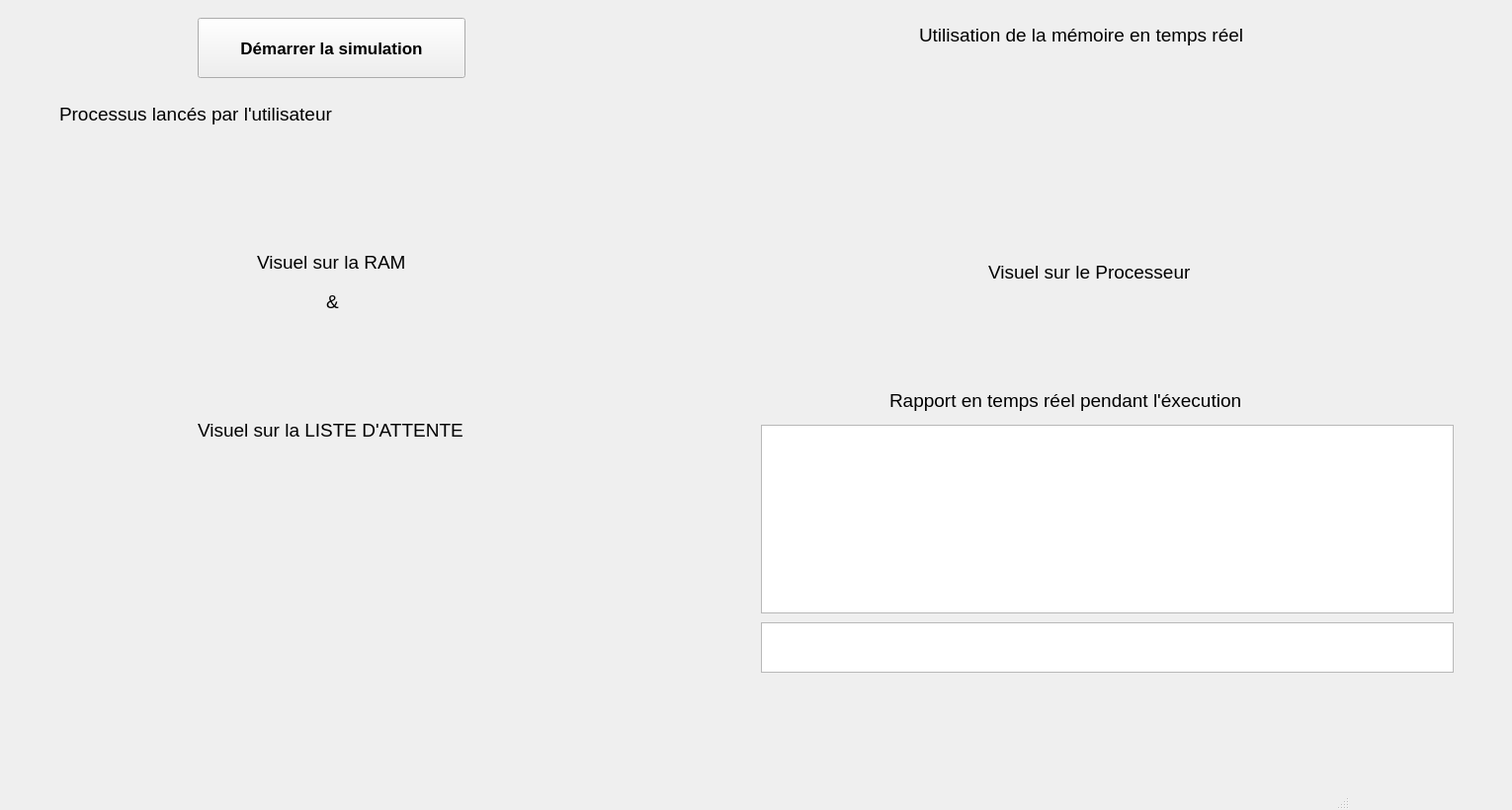
<?xml version="1.0" encoding="UTF-8"?>
<ui version="4.0">
 <class>MainWindow</class>
 <widget class="QMainWindow" name="MainWindow">
  <property name="geometry">
   <rect>
    <x>0</x>
    <y>0</y>
    <width>1530</width>
    <height>820</height>
   </rect>
  </property>
  <property name="minimumSize">
   <size>
    <width>1530</width>
    <height>820</height>
   </size>
  </property>
  <property name="maximumSize">
   <size>
    <width>1530</width>
    <height>820</height>
   </size>
  </property>
  <property name="windowTitle">
   <string>Simulation de la planification des processus</string>
  </property>
  <property name="windowIcon">
   <iconset theme="QIcon::ThemeIcon::MediaPlaylistShuffle"/>
  </property>
  <property name="windowOpacity">
   <double>1.000000000000000</double>
  </property>
  <widget class="QWidget" name="centralwidget">
   <widget class="QLabel" name="label">
    <property name="geometry">
     <rect>
      <x>60</x>
      <y>100</y>
      <width>331</width>
      <height>31</height>
     </rect>
    </property>
    <property name="font">
     <font>
      <pointsize>14</pointsize>
     </font>
    </property>
    <property name="text">
     <string>Processus lancés par l'utilisateur</string>
    </property>
   </widget>
   <widget class="QLabel" name="heures">
    <property name="geometry">
     <rect>
      <x>780</x>
      <y>0</y>
      <width>101</width>
      <height>41</height>
     </rect>
    </property>
    <property name="font">
     <font>
      <pointsize>15</pointsize>
      <bold>true</bold>
     </font>
    </property>
    <property name="text">
     <string/>
    </property>
   </widget>
   <widget class="QLabel" name="label_2">
    <property name="geometry">
     <rect>
      <x>260</x>
      <y>250</y>
      <width>181</width>
      <height>31</height>
     </rect>
    </property>
    <property name="font">
     <font>
      <pointsize>14</pointsize>
     </font>
    </property>
    <property name="text">
     <string>Visuel sur la RAM</string>
    </property>
   </widget>
   <widget class="QLabel" name="label_3">
    <property name="geometry">
     <rect>
      <x>200</x>
      <y>420</y>
      <width>301</width>
      <height>31</height>
     </rect>
    </property>
    <property name="font">
     <font>
      <pointsize>14</pointsize>
     </font>
    </property>
    <property name="text">
     <string>Visuel sur la LISTE D'ATTENTE</string>
    </property>
   </widget>
   <widget class="QLabel" name="label_4">
    <property name="geometry">
     <rect>
      <x>1000</x>
      <y>260</y>
      <width>241</width>
      <height>31</height>
     </rect>
    </property>
    <property name="font">
     <font>
      <pointsize>14</pointsize>
     </font>
    </property>
    <property name="text">
     <string>Visuel sur le Processeur</string>
    </property>
   </widget>
   <widget class="QPushButton" name="demarrer">
    <property name="geometry">
     <rect>
      <x>200</x>
      <y>18</y>
      <width>271</width>
      <height>61</height>
     </rect>
    </property>
    <property name="font">
     <font>
      <pointsize>13</pointsize>
      <bold>true</bold>
     </font>
    </property>
    <property name="text">
     <string>Démarrer la simulation</string>
    </property>
   </widget>
   <widget class="QLabel" name="label_5">
    <property name="geometry">
     <rect>
      <x>900</x>
      <y>390</y>
      <width>441</width>
      <height>31</height>
     </rect>
    </property>
    <property name="font">
     <font>
      <pointsize>14</pointsize>
     </font>
    </property>
    <property name="text">
     <string>Rapport en temps réel pendant l'éxecution</string>
    </property>
   </widget>
   <widget class="QWidget" name="chartContainer" native="true">
    <property name="geometry">
     <rect>
      <x>820</x>
      <y>60</y>
      <width>651</width>
      <height>201</height>
     </rect>
    </property>
   </widget>
   <widget class="QLabel" name="label_6">
    <property name="geometry">
     <rect>
      <x>930</x>
      <y>20</y>
      <width>401</width>
      <height>31</height>
     </rect>
    </property>
    <property name="font">
     <font>
      <pointsize>14</pointsize>
     </font>
    </property>
    <property name="text">
     <string>Utilisation de la mémoire en temps réel</string>
    </property>
   </widget>
   <widget class="QLabel" name="sauvegarde">
    <property name="geometry">
     <rect>
      <x>370</x>
      <y>290</y>
      <width>261</width>
      <height>31</height>
     </rect>
    </property>
    <property name="font">
     <font>
      <pointsize>14</pointsize>
     </font>
    </property>
    <property name="text">
     <string/>
    </property>
   </widget>
   <widget class="QWidget" name="widget" native="true">
    <property name="geometry">
     <rect>
      <x>20</x>
      <y>140</y>
      <width>691</width>
      <height>81</height>
     </rect>
    </property>
    <widget class="QWidget" name="gridLayoutWidget">
     <property name="geometry">
      <rect>
       <x>0</x>
       <y>0</y>
       <width>691</width>
       <height>81</height>
      </rect>
     </property>
     <layout class="QGridLayout" name="gridLayout"/>
    </widget>
   </widget>
   <widget class="QWidget" name="widget_RAM" native="true">
    <property name="geometry">
     <rect>
      <x>19</x>
      <y>330</y>
      <width>701</width>
      <height>81</height>
     </rect>
    </property>
    <widget class="QWidget" name="gridLayoutWidget_2">
     <property name="geometry">
      <rect>
       <x>0</x>
       <y>0</y>
       <width>691</width>
       <height>81</height>
      </rect>
     </property>
     <layout class="QGridLayout" name="gridLayout_RAM"/>
    </widget>
   </widget>
   <widget class="QWidget" name="widget_LA" native="true">
    <property name="geometry">
     <rect>
      <x>20</x>
      <y>460</y>
      <width>701</width>
      <height>221</height>
     </rect>
    </property>
    <widget class="QWidget" name="gridLayoutWidget_3">
     <property name="geometry">
      <rect>
       <x>0</x>
       <y>0</y>
       <width>691</width>
       <height>221</height>
      </rect>
     </property>
     <layout class="QGridLayout" name="gridLayout_LA"/>
    </widget>
   </widget>
   <widget class="QWidget" name="widget_Proc" native="true">
    <property name="geometry">
     <rect>
      <x>760</x>
      <y>300</y>
      <width>711</width>
      <height>81</height>
     </rect>
    </property>
    <widget class="QWidget" name="gridLayoutWidget_4">
     <property name="geometry">
      <rect>
       <x>10</x>
       <y>0</y>
       <width>691</width>
       <height>81</height>
      </rect>
     </property>
     <layout class="QGridLayout" name="gridLayout_Proc"/>
    </widget>
   </widget>
   <widget class="QWidget" name="widget_rapport" native="true">
    <property name="geometry">
     <rect>
      <x>760</x>
      <y>430</y>
      <width>721</width>
      <height>191</height>
     </rect>
    </property>
    <widget class="QPlainTextEdit" name="rapport">
     <property name="geometry">
      <rect>
       <x>10</x>
       <y>0</y>
       <width>701</width>
       <height>191</height>
      </rect>
     </property>
    </widget>
   </widget>
   <widget class="QWidget" name="widget_diagram" native="true">
    <property name="geometry">
     <rect>
      <x>760</x>
      <y>630</y>
      <width>721</width>
      <height>51</height>
     </rect>
    </property>
    <widget class="QPlainTextEdit" name="diagram">
     <property name="geometry">
      <rect>
       <x>10</x>
       <y>0</y>
       <width>701</width>
       <height>51</height>
      </rect>
     </property>
    </widget>
   </widget>
   <widget class="QLabel" name="algo">
    <property name="geometry">
     <rect>
      <x>40</x>
      <y>290</y>
      <width>261</width>
      <height>31</height>
     </rect>
    </property>
    <property name="font">
     <font>
      <pointsize>14</pointsize>
     </font>
    </property>
    <property name="text">
     <string/>
    </property>
   </widget>
   <widget class="QLabel" name="label_7">
    <property name="geometry">
     <rect>
      <x>330</x>
      <y>290</y>
      <width>21</width>
      <height>31</height>
     </rect>
    </property>
    <property name="font">
     <font>
      <pointsize>14</pointsize>
     </font>
    </property>
    <property name="text">
     <string>&amp;</string>
    </property>
   </widget>
  </widget>
  <widget class="QMenuBar" name="menubar">
   <property name="geometry">
    <rect>
     <x>0</x>
     <y>0</y>
     <width>1530</width>
     <height>25</height>
    </rect>
   </property>
  </widget>
  <widget class="QStatusBar" name="statusbar">
   <property name="minimumSize">
    <size>
     <width>1366</width>
     <height>108</height>
    </size>
   </property>
   <property name="maximumSize">
    <size>
     <width>1366</width>
     <height>1080</height>
    </size>
   </property>
  </widget>
 </widget>
 <resources/>
 <connections/>
</ui>
